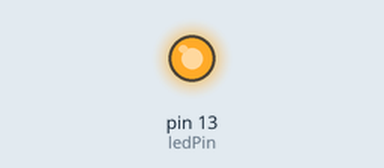
This sketch was run on a simulated Arduino Uno, built with avr-gcc and run on an emulated ATmega328P. On the bench: output pins drawn as LEDs (lit = HIGH).

Above: at 0.9 s.
At 3.6 s:
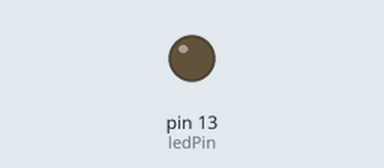
Timing chart, 0 to 4.1 s (numbered marks = the images above):
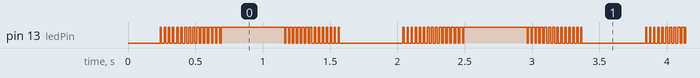

Measured:
- by itself, pin 13 (ledPin): repeats every 1.8 s: HIGH 0.47 s, 14 × (LOW 0.01 s, HIGH 0.02 s), LOW 0.47 s, 15 × (HIGH 0.01 s, LOW 0.02 s)

The sketch:

Throb.ino
```cpp
/*
 * Throb
 *
 * A variation on Blink.  This sketch presents the concept of PWM or
 * Pulse Width Modulation. It "throbs" the brightness of an LED, making it
 * gradually brighter and dimmer.
 *
 * From Blink: We use pin 13 because,
 * depending on your Arduino board, it has either a built-in LED
 * or a built-in resistor so that you need only an LED.
 *
 */

int ledPin = 13;                // LED connected to digital pin 13

// once this is working, reprogram with a cycle time of 100 to see more clearly how the throbbing works
int cycleTime = 30;             // the total duration of a PWM cycle

int changeSpeed = 1;            // throb speed, or the number of milliseconds to change the onTimePerCycle per Cycle

boolean brightnessGoingUp = true;     // whether the brightness is going up or down
int onTimePerCycle = 0;      // the number of milliseconds to turn the LED within a cycle

void setup()                    // run once, when the sketch starts
{
  pinMode(ledPin, OUTPUT);      // sets the digital pin as output
}

void loop()                     // run over and over again
{

  digitalWrite(ledPin, HIGH);        // sets the LED on
  delay(onTimePerCycle);             // wait for onTimePerCycle milliseconds
  digitalWrite(ledPin, LOW);         // sets the LED off
  delay(cycleTime - onTimePerCycle); // waitfor the rest of the complete cycle

  // Now adjust the brightness up or down depending the the current state
  if (brightnessGoingUp) {
    onTimePerCycle += changeSpeed;
  }
  else {
    onTimePerCycle -= changeSpeed;
  }

  // if we are at full brightness, where the LED is on for the complete cycle
  if (onTimePerCycle >= cycleTime) {
    brightnessGoingUp = false;       // switch mode to brightness going down
    onTimePerCycle = cycleTime;      // make sure brightness did not go over
  }
  // if we are at zero brightness, where the LED is not on at all in a cycle
  if (onTimePerCycle <= 0) {
    brightnessGoingUp = true;      // switch mode to brightness going up
    onTimePerCycle = 0;            // make sure the onTime didn't go bellow zero
  }

}
```
